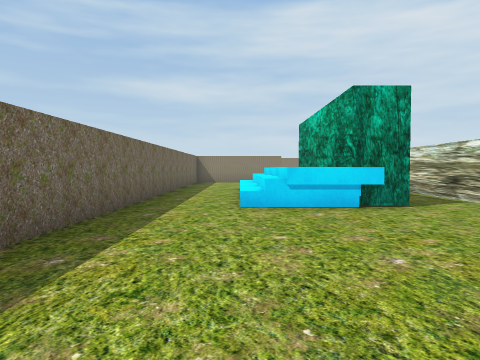
view 1 (above)

24 first-person views from a walk through a 3-D level made in the Unity game engine. The camera is 0.68 m above the floor, tilts 2° down and sees 70° across. The floor is counted in squares, 1 m on a side. Each view is taken from the middle of a square. On the plan, view 1 faces up. The plan holds only what a view shows up to about 10 squares ahead; the rest is blank. The place goes on beyond the plan. The player is left out. Some animated figures are left out.

view 2
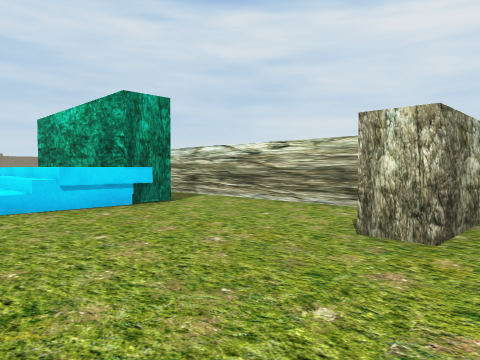

view 3
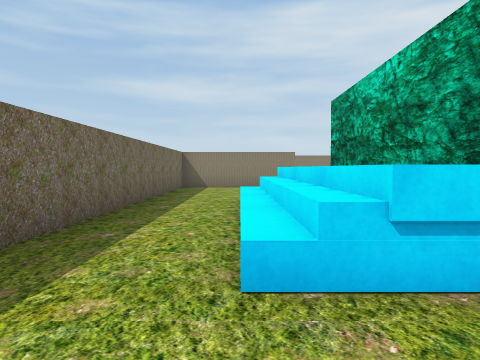

view 4
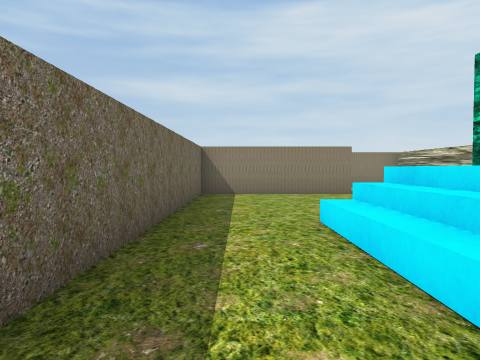

view 5
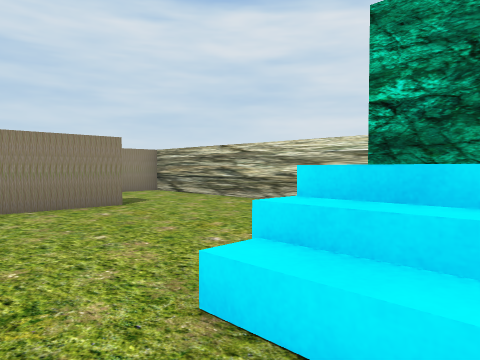

view 6
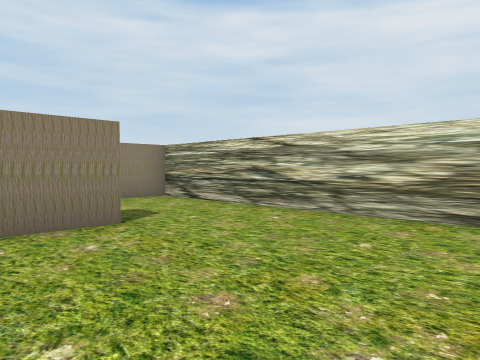

view 7
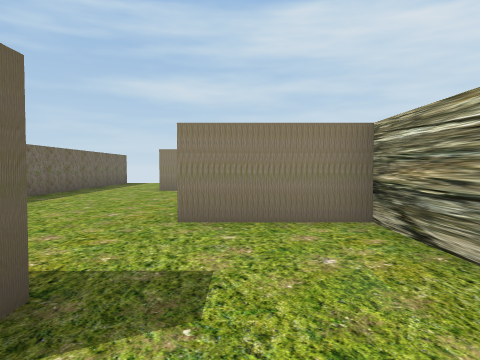

view 8
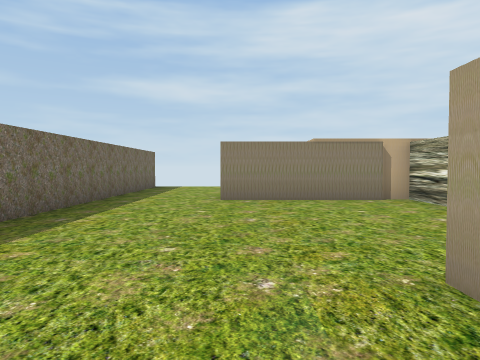

view 9
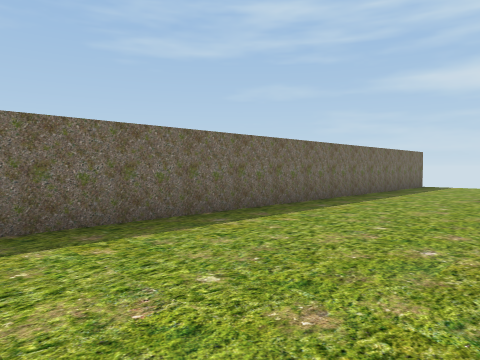

view 10
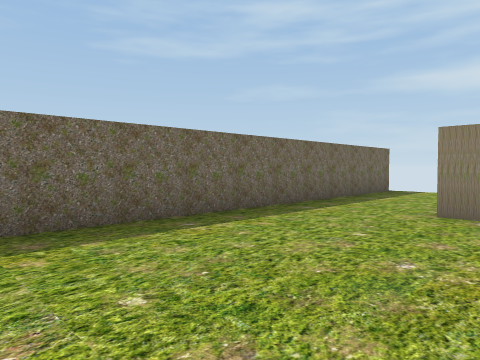

view 11
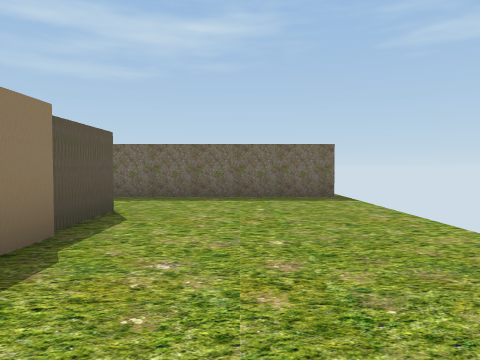

view 12
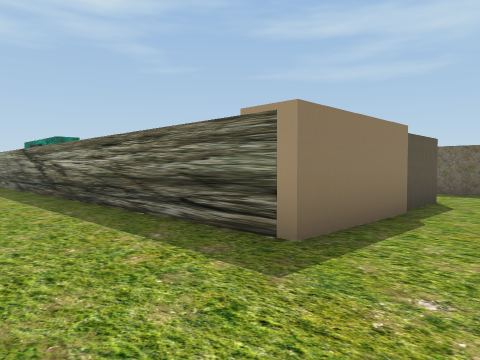

view 13
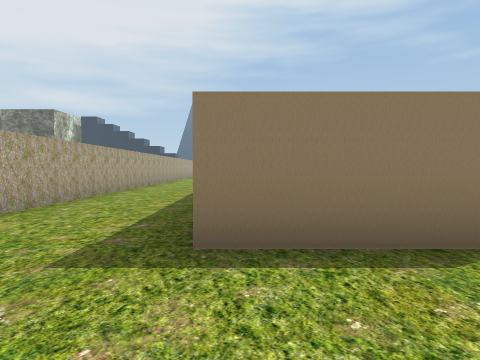

view 14
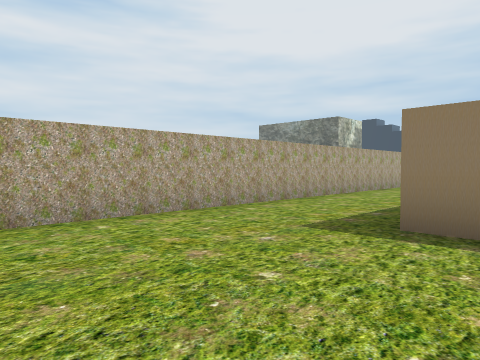

view 15
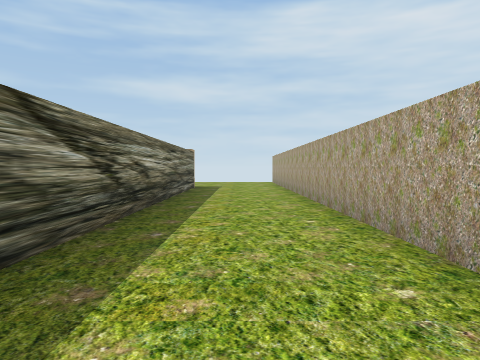

view 16
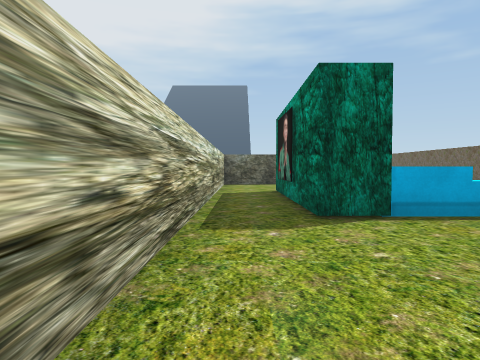

view 17
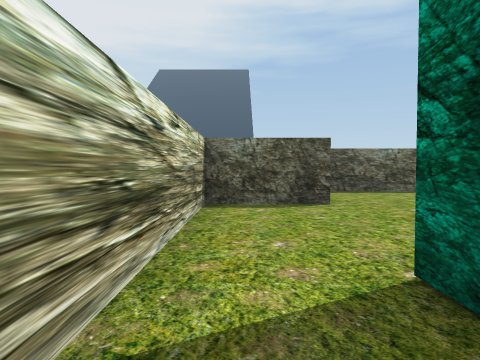

view 18
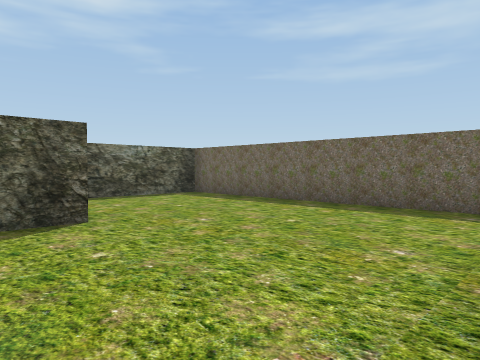

view 19
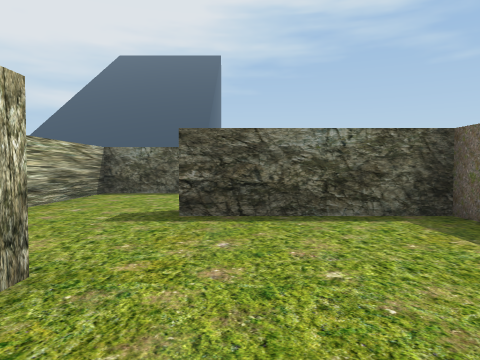

view 20
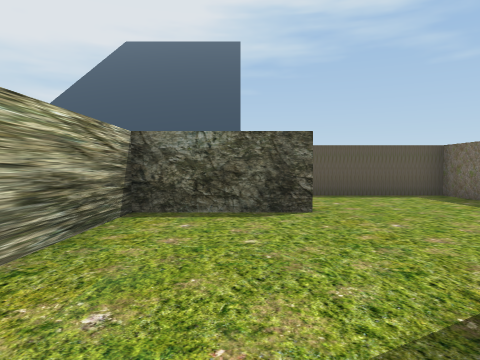

view 21
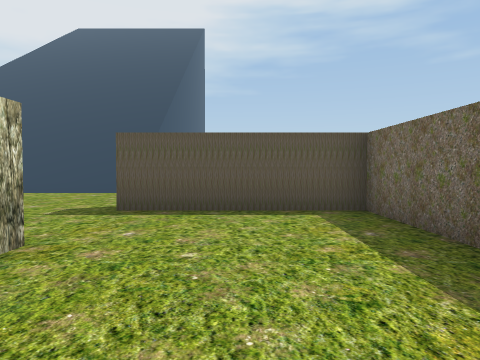

view 22
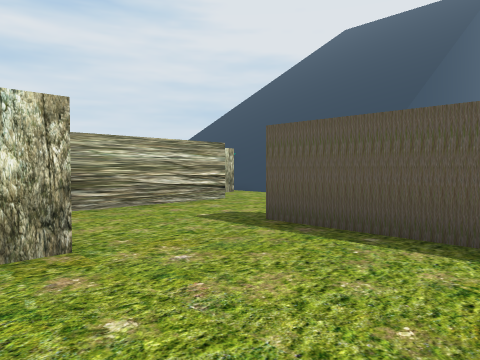

view 23
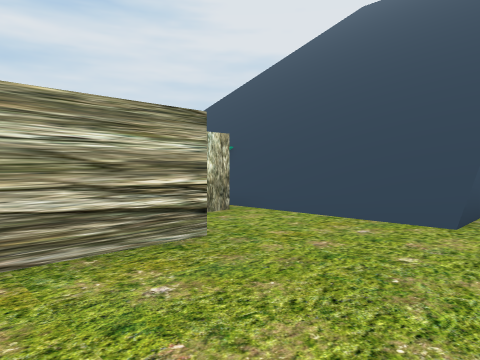

view 24
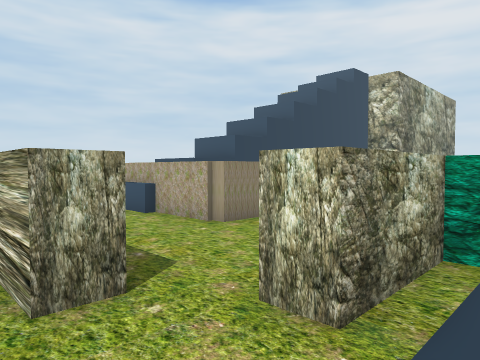

### Floor plan
Key: @ floor where view 1 was taken; # wall or solid block; x gap in a wall; . floor; / step, stairs or slope; ^ raised ledge.
Columns run from 2 left of view 1 to 10 right of it. Each row starts with its distance up from view 1.
 30 x.........
 29 #..........#
 28 #..........#
 27 #..........#
 26 #..#####...#
 25 #......#...#
 24 #......#...#
 23 #......#...#
 22 #......#...#
 21 #......#...#
 20 #....###...#
 19 #......#...#
 18 #......#...#
 17 #......#...#
 16 ####...#...#
 15 #......#...
 14 #......# .
 13 #......#
 12 #......#
 11 #.^^##.#
 10 #.^^^#.#
  9 #.^^^#.#
  8 #.^^^#.#
  7 #.^^^#.#
  6 #.^^##.#
  5 #......#
  4 #......#
  3 #......#
  2 #......#
  1 #....###
  0 #.@...
 -1 #......
 -2 ####...
 -3    ....#
 -4   .....#
 -5  ......#   #
 -6  ......#  .#
 -7 #...#### ..#
 -8 #......# ..##
 -9 #......#....
-10 ####...#....
-11     ...#...
-12     ..../###
-13      ...///
-14      //////
-15      ///////
-16      ///////
-17      //////
-18       /////

Positions as (right, up) in squares from view 1, and headings:
1: (0, 0), facing up
2: (-1, 0), facing up-right
3: (0, 4), facing up
4: (-1, 7), facing up
5: (-1, 10), facing up-right
6: (0, 12), facing up-right
7: (3, 15), facing up
8: (1, 18), facing up
9: (2, 17), facing up-left
10: (2, 20), facing up-left
11: (6, 28), facing left
12: (8, 28), facing down-left
13: (5, 29), facing down
14: (4, 30), facing down-right
15: (7, 14), facing up
16: (4, 16), facing down
17: (4, 8), facing down
18: (4, 6), facing down-left
19: (1, 3), facing down
20: (3, -1), facing down
21: (0, -4), facing down
22: (-1, -6), facing down-right
23: (2, -9), facing down-right
24: (4, -14), facing up-right
